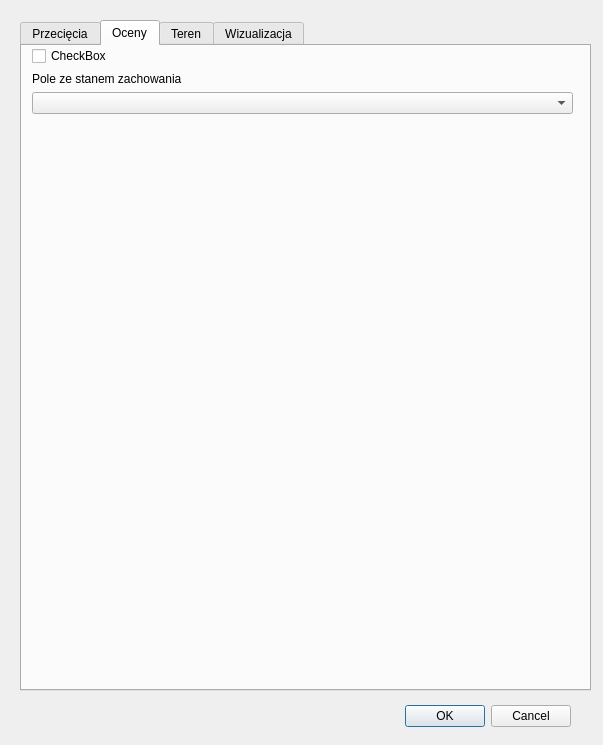
<?xml version="1.0" encoding="UTF-8"?>
<ui version="4.0">
 <class>OcenyDialogBase</class>
 <widget class="QDialog" name="OcenyDialogBase">
  <property name="geometry">
   <rect>
    <x>0</x>
    <y>0</y>
    <width>603</width>
    <height>745</height>
   </rect>
  </property>
  <property name="windowTitle">
   <string>Oceny</string>
  </property>
  <widget class="QTabWidget" name="tabWidget">
   <property name="enabled">
    <bool>true</bool>
   </property>
   <property name="geometry">
    <rect>
     <x>20</x>
     <y>20</y>
     <width>571</width>
     <height>671</height>
    </rect>
   </property>
   <property name="currentIndex">
    <number>1</number>
   </property>
   <widget class="QWidget" name="tab">
    <attribute name="title">
     <string>Przecięcia</string>
    </attribute>
    <widget class="QGroupBox" name="groupBox_2">
     <property name="geometry">
      <rect>
       <x>0</x>
       <y>130</y>
       <width>561</width>
       <height>411</height>
      </rect>
     </property>
     <property name="title">
      <string>Dane projektowe</string>
     </property>
     <widget class="QWidget" name="verticalLayoutWidget_2">
      <property name="geometry">
       <rect>
        <x>10</x>
        <y>20</y>
        <width>541</width>
        <height>381</height>
       </rect>
      </property>
      <layout class="QVBoxLayout" name="verticalLayout_2">
       <item>
        <widget class="QTabWidget" name="tabWidget_2">
         <property name="currentIndex">
          <number>0</number>
         </property>
         <widget class="QWidget" name="tab_3">
          <attribute name="title">
           <string>Pojedyncza warstwa</string>
          </attribute>
          <widget class="QgsMapLayerComboBox" name="km">
           <property name="geometry">
            <rect>
             <x>10</x>
             <y>150</y>
             <width>509</width>
             <height>26</height>
            </rect>
           </property>
          </widget>
          <widget class="QgsMapLayerComboBox" name="obszar">
           <property name="geometry">
            <rect>
             <x>10</x>
             <y>30</y>
             <width>509</width>
             <height>26</height>
            </rect>
           </property>
          </widget>
          <widget class="QCheckBox" name="checkBox_pas">
           <property name="geometry">
            <rect>
             <x>10</x>
             <y>3</y>
             <width>509</width>
             <height>20</height>
            </rect>
           </property>
           <property name="text">
            <string>Mam obszar inwestycji</string>
           </property>
           <property name="checked">
            <bool>true</bool>
           </property>
          </widget>
          <widget class="QCheckBox" name="checkBox_os">
           <property name="geometry">
            <rect>
             <x>10</x>
             <y>63</y>
             <width>509</width>
             <height>20</height>
            </rect>
           </property>
           <property name="text">
            <string>Mam oś inwestycji</string>
           </property>
           <property name="checked">
            <bool>true</bool>
           </property>
          </widget>
          <widget class="QCheckBox" name="checkBox_km">
           <property name="geometry">
            <rect>
             <x>10</x>
             <y>123</y>
             <width>509</width>
             <height>20</height>
            </rect>
           </property>
           <property name="text">
            <string>Mam kilometraż</string>
           </property>
           <property name="checked">
            <bool>true</bool>
           </property>
          </widget>
          <widget class="QgsMapLayerComboBox" name="os">
           <property name="geometry">
            <rect>
             <x>10</x>
             <y>90</y>
             <width>509</width>
             <height>26</height>
            </rect>
           </property>
          </widget>
          <widget class="QgsFieldComboBox" name="mFieldComboBox">
           <property name="geometry">
            <rect>
             <x>10</x>
             <y>180</y>
             <width>511</width>
             <height>27</height>
            </rect>
           </property>
          </widget>
          <widget class="QCheckBox" name="output_virt">
           <property name="geometry">
            <rect>
             <x>8</x>
             <y>320</y>
             <width>531</width>
             <height>20</height>
            </rect>
           </property>
           <property name="text">
            <string>Wynik jako warstwa wirtualna</string>
           </property>
          </widget>
          <widget class="QLabel" name="label_3">
           <property name="enabled">
            <bool>false</bool>
           </property>
           <property name="geometry">
            <rect>
             <x>10</x>
             <y>210</y>
             <width>461</width>
             <height>16</height>
            </rect>
           </property>
           <property name="text">
            <string>Kilometraż powinien być wyrażony w metrach</string>
           </property>
          </widget>
          <widget class="QCheckBox" name="checkBox_pole_dod">
           <property name="geometry">
            <rect>
             <x>10</x>
             <y>230</y>
             <width>509</width>
             <height>20</height>
            </rect>
           </property>
           <property name="text">
            <string>Dopisz wartość atrybutu z warstwy</string>
           </property>
           <property name="checked">
            <bool>false</bool>
           </property>
          </widget>
          <widget class="QgsFieldComboBox" name="pole_do_dopisania">
           <property name="enabled">
            <bool>false</bool>
           </property>
           <property name="geometry">
            <rect>
             <x>10</x>
             <y>287</y>
             <width>511</width>
             <height>27</height>
            </rect>
           </property>
          </widget>
          <widget class="QgsMapLayerComboBox" name="warstwa_do_dopisania">
           <property name="enabled">
            <bool>false</bool>
           </property>
           <property name="geometry">
            <rect>
             <x>10</x>
             <y>257</y>
             <width>509</width>
             <height>26</height>
            </rect>
           </property>
          </widget>
         </widget>
         <widget class="QWidget" name="tab_4">
          <attribute name="title">
           <string>Wiele warstw z folderu</string>
          </attribute>
          <widget class="QGroupBox" name="groupBox_2_pas">
           <property name="enabled">
            <bool>false</bool>
           </property>
           <property name="geometry">
            <rect>
             <x>0</x>
             <y>50</y>
             <width>531</width>
             <height>61</height>
            </rect>
           </property>
           <property name="title">
            <string>Pliki z obszarami inwestycji</string>
           </property>
           <property name="checkable">
            <bool>true</bool>
           </property>
           <widget class="QWidget" name="verticalLayoutWidget_5">
            <property name="geometry">
             <rect>
              <x>10</x>
              <y>20</y>
              <width>511</width>
              <height>31</height>
             </rect>
            </property>
            <layout class="QVBoxLayout" name="verticalLayout_5">
             <item>
              <widget class="QgsFileWidget" name="pliki_list_pas">
               <property name="filter">
                <string>*shp</string>
               </property>
               <property name="storageMode">
                <enum>QgsFileWidget::GetMultipleFiles</enum>
               </property>
              </widget>
             </item>
            </layout>
           </widget>
          </widget>
          <widget class="QCheckBox" name="checkFolder_2">
           <property name="enabled">
            <bool>true</bool>
           </property>
           <property name="geometry">
            <rect>
             <x>8</x>
             <y>10</y>
             <width>501</width>
             <height>20</height>
            </rect>
           </property>
           <property name="text">
            <string>Chcę wczytać warstwy z folderu</string>
           </property>
          </widget>
          <widget class="QGroupBox" name="groupBox_2_os">
           <property name="enabled">
            <bool>false</bool>
           </property>
           <property name="geometry">
            <rect>
             <x>0</x>
             <y>120</y>
             <width>531</width>
             <height>61</height>
            </rect>
           </property>
           <property name="title">
            <string>Pliki z osiami inwestycji</string>
           </property>
           <property name="checkable">
            <bool>true</bool>
           </property>
           <widget class="QWidget" name="verticalLayoutWidget_7">
            <property name="geometry">
             <rect>
              <x>10</x>
              <y>20</y>
              <width>511</width>
              <height>31</height>
             </rect>
            </property>
            <layout class="QVBoxLayout" name="verticalLayout_7">
             <item>
              <widget class="QgsFileWidget" name="pliki_list_os">
               <property name="filter">
                <string>*shp</string>
               </property>
               <property name="storageMode">
                <enum>QgsFileWidget::GetMultipleFiles</enum>
               </property>
              </widget>
             </item>
            </layout>
           </widget>
          </widget>
          <widget class="QGroupBox" name="groupBox_2_km">
           <property name="enabled">
            <bool>false</bool>
           </property>
           <property name="geometry">
            <rect>
             <x>0</x>
             <y>190</y>
             <width>531</width>
             <height>61</height>
            </rect>
           </property>
           <property name="title">
            <string>Pliki z kilometrażami inwestycji</string>
           </property>
           <property name="checkable">
            <bool>true</bool>
           </property>
           <widget class="QWidget" name="verticalLayoutWidget_6">
            <property name="geometry">
             <rect>
              <x>10</x>
              <y>20</y>
              <width>511</width>
              <height>31</height>
             </rect>
            </property>
            <layout class="QVBoxLayout" name="verticalLayout_6">
             <item>
              <widget class="QgsFileWidget" name="pliki_list_km">
               <property name="filter">
                <string>*shp</string>
               </property>
               <property name="storageMode">
                <enum>QgsFileWidget::GetMultipleFiles</enum>
               </property>
              </widget>
             </item>
            </layout>
           </widget>
          </widget>
          <widget class="QLabel" name="label">
           <property name="enabled">
            <bool>false</bool>
           </property>
           <property name="geometry">
            <rect>
             <x>20</x>
             <y>250</y>
             <width>461</width>
             <height>16</height>
            </rect>
           </property>
           <property name="text">
            <string>Kilometraż powinien być w drugiej kolumnie jako wartość wyrażona w metrach</string>
           </property>
          </widget>
          <widget class="QLabel" name="label_2">
           <property name="enabled">
            <bool>false</bool>
           </property>
           <property name="geometry">
            <rect>
             <x>20</x>
             <y>270</y>
             <width>521</width>
             <height>20</height>
            </rect>
           </property>
           <property name="text">
            <string>Każda warstwa inwestycji powinna rozpoczynać się w sposób &quot;oznaczeniewariantu_&quot;</string>
           </property>
          </widget>
          <widget class="QCheckBox" name="add_wariant_layer">
           <property name="geometry">
            <rect>
             <x>20</x>
             <y>300</y>
             <width>501</width>
             <height>21</height>
            </rect>
           </property>
           <property name="text">
            <string>Dodaj do projektu osobne warstwy dla każdego wariantu</string>
           </property>
          </widget>
         </widget>
        </widget>
       </item>
      </layout>
     </widget>
    </widget>
    <widget class="QGroupBox" name="groupBox">
     <property name="geometry">
      <rect>
       <x>0</x>
       <y>10</y>
       <width>561</width>
       <height>121</height>
      </rect>
     </property>
     <property name="title">
      <string>Warstwa albo pliki z wynikami inwentaryzacji lub innymi danymi</string>
     </property>
     <property name="checkable">
      <bool>false</bool>
     </property>
     <widget class="QWidget" name="verticalLayoutWidget">
      <property name="geometry">
       <rect>
        <x>10</x>
        <y>20</y>
        <width>541</width>
        <height>93</height>
       </rect>
      </property>
      <layout class="QVBoxLayout" name="verticalLayout">
       <item>
        <widget class="QgsMapLayerComboBox" name="layer_proj"/>
       </item>
       <item>
        <spacer name="verticalSpacer">
         <property name="orientation">
          <enum>Qt::Vertical</enum>
         </property>
         <property name="sizeHint" stdset="0">
          <size>
           <width>20</width>
           <height>40</height>
          </size>
         </property>
        </spacer>
       </item>
       <item>
        <widget class="QCheckBox" name="checkFolder">
         <property name="enabled">
          <bool>true</bool>
         </property>
         <property name="text">
          <string>Chcę wczytać warstwy z folderu</string>
         </property>
        </widget>
       </item>
       <item>
        <widget class="QgsFileWidget" name="pliki_list">
         <property name="enabled">
          <bool>false</bool>
         </property>
         <property name="filter">
          <string>*shp</string>
         </property>
         <property name="storageMode">
          <enum>QgsFileWidget::GetMultipleFiles</enum>
         </property>
        </widget>
       </item>
      </layout>
     </widget>
    </widget>
    <widget class="QGroupBox" name="groupBox_4">
     <property name="geometry">
      <rect>
       <x>0</x>
       <y>550</y>
       <width>561</width>
       <height>101</height>
      </rect>
     </property>
     <property name="title">
      <string>Lokalizacja folderu z wynikami</string>
     </property>
     <widget class="QWidget" name="verticalLayoutWidget_3">
      <property name="geometry">
       <rect>
        <x>10</x>
        <y>20</y>
        <width>541</width>
        <height>61</height>
       </rect>
      </property>
      <layout class="QVBoxLayout" name="verticalLayout_3">
       <item>
        <widget class="QgsFileWidget" name="output_path">
         <property name="fileWidgetButtonVisible">
          <bool>true</bool>
         </property>
         <property name="fullUrl">
          <bool>false</bool>
         </property>
         <property name="dialogTitle">
          <string>Lokalizacja pliku wynikowego</string>
         </property>
         <property name="filter">
          <string>*.shp</string>
         </property>
         <property name="storageMode">
          <enum>QgsFileWidget::GetDirectory</enum>
         </property>
        </widget>
       </item>
      </layout>
     </widget>
    </widget>
   </widget>
   <widget class="QWidget" name="tab_5">
    <attribute name="title">
     <string>Oceny</string>
    </attribute>
    <widget class="QWidget" name="verticalLayoutWidget_8">
     <property name="geometry">
      <rect>
       <x>10</x>
       <y>0</y>
       <width>541</width>
       <height>131</height>
      </rect>
     </property>
     <layout class="QVBoxLayout" name="verticalLayout_8">
      <item>
       <widget class="QCheckBox" name="checkBox_oceny">
        <property name="text">
         <string>CheckBox</string>
        </property>
       </widget>
      </item>
      <item>
       <widget class="QLabel" name="label_9">
        <property name="text">
         <string>Pole ze stanem zachowania</string>
        </property>
       </widget>
      </item>
      <item>
       <widget class="QgsFieldComboBox" name="mFieldComboBox_StanZach"/>
      </item>
      <item>
       <spacer name="verticalSpacer_2">
        <property name="orientation">
         <enum>Qt::Vertical</enum>
        </property>
        <property name="sizeHint" stdset="0">
         <size>
          <width>20</width>
          <height>40</height>
         </size>
        </property>
       </spacer>
      </item>
     </layout>
    </widget>
   </widget>
   <widget class="QWidget" name="tab_2">
    <property name="enabled">
     <bool>true</bool>
    </property>
    <attribute name="title">
     <string>Teren</string>
    </attribute>
    <widget class="QGroupBox" name="checkbox_analiza_terenu">
     <property name="enabled">
      <bool>true</bool>
     </property>
     <property name="geometry">
      <rect>
       <x>0</x>
       <y>70</y>
       <width>531</width>
       <height>401</height>
      </rect>
     </property>
     <property name="title">
      <string>Charakterystyka terenu</string>
     </property>
     <property name="checkable">
      <bool>true</bool>
     </property>
     <property name="checked">
      <bool>false</bool>
     </property>
     <widget class="QWidget" name="verticalLayoutWidget_4">
      <property name="geometry">
       <rect>
        <x>10</x>
        <y>20</y>
        <width>511</width>
        <height>361</height>
       </rect>
      </property>
      <layout class="QVBoxLayout" name="verticalLayout_4">
       <item>
        <widget class="QLabel" name="label_4">
         <property name="text">
          <string>Lasy</string>
         </property>
        </widget>
       </item>
       <item>
        <widget class="QgsMapLayerComboBox" name="lasy"/>
       </item>
       <item>
        <widget class="QLabel" name="label_5">
         <property name="text">
          <string>Jeziora</string>
         </property>
        </widget>
       </item>
       <item>
        <widget class="QgsMapLayerComboBox" name="jeziora"/>
       </item>
       <item>
        <widget class="QLabel" name="label_6">
         <property name="text">
          <string>Rzeki</string>
         </property>
        </widget>
       </item>
       <item>
        <widget class="QgsMapLayerComboBox" name="rzeki"/>
       </item>
       <item>
        <widget class="QLabel" name="label_7">
         <property name="text">
          <string>Szuwary</string>
         </property>
        </widget>
       </item>
       <item>
        <widget class="QgsMapLayerComboBox" name="szuwar"/>
       </item>
       <item>
        <widget class="QLabel" name="label_8">
         <property name="text">
          <string>Rzeki</string>
         </property>
        </widget>
       </item>
       <item>
        <widget class="QgsMapLayerComboBox" name="km_4"/>
       </item>
      </layout>
     </widget>
    </widget>
    <widget class="QgsMapLayerComboBox" name="zakres">
     <property name="geometry">
      <rect>
       <x>10</x>
       <y>30</y>
       <width>509</width>
       <height>22</height>
      </rect>
     </property>
    </widget>
   </widget>
   <widget class="QWidget" name="style">
    <attribute name="title">
     <string>Wizualizacja</string>
    </attribute>
    <widget class="QGroupBox" name="checkbox_styl">
     <property name="enabled">
      <bool>true</bool>
     </property>
     <property name="geometry">
      <rect>
       <x>0</x>
       <y>10</y>
       <width>531</width>
       <height>451</height>
      </rect>
     </property>
     <property name="title">
      <string>Wczytaj styl warstwy z odległościami od inwestycji</string>
     </property>
     <property name="checkable">
      <bool>true</bool>
     </property>
     <property name="checked">
      <bool>false</bool>
     </property>
     <widget class="QWidget" name="verticalLayoutWidget_9">
      <property name="geometry">
       <rect>
        <x>10</x>
        <y>20</y>
        <width>511</width>
        <height>361</height>
       </rect>
      </property>
      <layout class="QVBoxLayout" name="verticalLayout_9">
       <item>
        <widget class="QComboBox" name="WarstwaLiniiStylu">
         <item>
          <property name="text">
           <string>kilometraż</string>
          </property>
         </item>
         <item>
          <property name="text">
           <string>pas</string>
          </property>
         </item>
        </widget>
       </item>
       <item>
        <widget class="QPushButton" name="buttonUsunStyl">
         <property name="text">
          <string>Usuń styl</string>
         </property>
        </widget>
       </item>
       <item>
        <spacer name="verticalSpacer_3">
         <property name="orientation">
          <enum>Qt::Vertical</enum>
         </property>
         <property name="sizeHint" stdset="0">
          <size>
           <width>20</width>
           <height>40</height>
          </size>
         </property>
        </spacer>
       </item>
      </layout>
     </widget>
    </widget>
   </widget>
  </widget>
  <widget class="QDialogButtonBox" name="button_box">
   <property name="geometry">
    <rect>
     <x>230</x>
     <y>700</y>
     <width>341</width>
     <height>32</height>
    </rect>
   </property>
   <property name="orientation">
    <enum>Qt::Horizontal</enum>
   </property>
   <property name="standardButtons">
    <set>QDialogButtonBox::Cancel|QDialogButtonBox::Ok</set>
   </property>
  </widget>
 </widget>
 <customwidgets>
  <customwidget>
   <class>QgsFieldComboBox</class>
   <extends>QComboBox</extends>
   <header>qgsfieldcombobox.h</header>
  </customwidget>
  <customwidget>
   <class>QgsFileWidget</class>
   <extends>QWidget</extends>
   <header>qgsfilewidget.h</header>
  </customwidget>
  <customwidget>
   <class>QgsMapLayerComboBox</class>
   <extends>QComboBox</extends>
   <header>qgsmaplayercombobox.h</header>
  </customwidget>
 </customwidgets>
 <resources/>
 <connections>
  <connection>
   <sender>button_box</sender>
   <signal>accepted()</signal>
   <receiver>OcenyDialogBase</receiver>
   <slot>accept()</slot>
   <hints>
    <hint type="sourcelabel">
     <x>234</x>
     <y>700</y>
    </hint>
    <hint type="destinationlabel">
     <x>20</x>
     <y>20</y>
    </hint>
   </hints>
  </connection>
  <connection>
   <sender>button_box</sender>
   <signal>rejected()</signal>
   <receiver>OcenyDialogBase</receiver>
   <slot>reject()</slot>
   <hints>
    <hint type="sourcelabel">
     <x>234</x>
     <y>700</y>
    </hint>
    <hint type="destinationlabel">
     <x>20</x>
     <y>20</y>
    </hint>
   </hints>
  </connection>
  <connection>
   <sender>checkFolder_2</sender>
   <signal>toggled(bool)</signal>
   <receiver>groupBox_2_pas</receiver>
   <slot>setEnabled(bool)</slot>
   <hints>
    <hint type="sourcelabel">
     <x>217</x>
     <y>250</y>
    </hint>
    <hint type="destinationlabel">
     <x>45</x>
     <y>300</y>
    </hint>
   </hints>
  </connection>
  <connection>
   <sender>checkBox_pas</sender>
   <signal>toggled(bool)</signal>
   <receiver>obszar</receiver>
   <slot>setEnabled(bool)</slot>
   <hints>
    <hint type="sourcelabel">
     <x>271</x>
     <y>243</y>
    </hint>
    <hint type="destinationlabel">
     <x>301</x>
     <y>274</y>
    </hint>
   </hints>
  </connection>
  <connection>
   <sender>checkBox_km</sender>
   <signal>toggled(bool)</signal>
   <receiver>mFieldComboBox</receiver>
   <slot>setEnabled(bool)</slot>
   <hints>
    <hint type="sourcelabel">
     <x>107</x>
     <y>363</y>
    </hint>
    <hint type="destinationlabel">
     <x>93</x>
     <y>427</y>
    </hint>
   </hints>
  </connection>
  <connection>
   <sender>checkBox_km</sender>
   <signal>toggled(bool)</signal>
   <receiver>km</receiver>
   <slot>setEnabled(bool)</slot>
   <hints>
    <hint type="sourcelabel">
     <x>137</x>
     <y>363</y>
    </hint>
    <hint type="destinationlabel">
     <x>147</x>
     <y>393</y>
    </hint>
   </hints>
  </connection>
  <connection>
   <sender>checkFolder_2</sender>
   <signal>toggled(bool)</signal>
   <receiver>groupBox_2_km</receiver>
   <slot>setEnabled(bool)</slot>
   <hints>
    <hint type="sourcelabel">
     <x>166</x>
     <y>250</y>
    </hint>
    <hint type="destinationlabel">
     <x>59</x>
     <y>438</y>
    </hint>
   </hints>
  </connection>
  <connection>
   <sender>output_virt</sender>
   <signal>toggled(bool)</signal>
   <receiver>output_path</receiver>
   <slot>setDisabled(bool)</slot>
   <hints>
    <hint type="sourcelabel">
     <x>114</x>
     <y>560</y>
    </hint>
    <hint type="destinationlabel">
     <x>88</x>
     <y>651</y>
    </hint>
   </hints>
  </connection>
  <connection>
   <sender>km</sender>
   <signal>layerChanged(QgsMapLayer*)</signal>
   <receiver>mFieldComboBox</receiver>
   <slot>setLayer(QgsMapLayer*)</slot>
   <hints>
    <hint type="sourcelabel">
     <x>79</x>
     <y>396</y>
    </hint>
    <hint type="destinationlabel">
     <x>70</x>
     <y>427</y>
    </hint>
   </hints>
  </connection>
  <connection>
   <sender>checkBox_os</sender>
   <signal>toggled(bool)</signal>
   <receiver>os</receiver>
   <slot>setEnabled(bool)</slot>
   <hints>
    <hint type="sourcelabel">
     <x>158</x>
     <y>303</y>
    </hint>
    <hint type="destinationlabel">
     <x>197</x>
     <y>336</y>
    </hint>
   </hints>
  </connection>
  <connection>
   <sender>checkFolder</sender>
   <signal>toggled(bool)</signal>
   <receiver>layer_proj</receiver>
   <slot>setDisabled(bool)</slot>
   <hints>
    <hint type="sourcelabel">
     <x>46</x>
     <y>133</y>
    </hint>
    <hint type="destinationlabel">
     <x>47</x>
     <y>83</y>
    </hint>
   </hints>
  </connection>
  <connection>
   <sender>checkFolder</sender>
   <signal>toggled(bool)</signal>
   <receiver>pliki_list</receiver>
   <slot>setEnabled(bool)</slot>
   <hints>
    <hint type="sourcelabel">
     <x>85</x>
     <y>133</y>
    </hint>
    <hint type="destinationlabel">
     <x>74</x>
     <y>164</y>
    </hint>
   </hints>
  </connection>
  <connection>
   <sender>checkFolder_2</sender>
   <signal>toggled(bool)</signal>
   <receiver>add_wariant_layer</receiver>
   <slot>setEnabled(bool)</slot>
   <hints>
    <hint type="sourcelabel">
     <x>139</x>
     <y>250</y>
    </hint>
    <hint type="destinationlabel">
     <x>118</x>
     <y>541</y>
    </hint>
   </hints>
  </connection>
  <connection>
   <sender>checkFolder_2</sender>
   <signal>toggled(bool)</signal>
   <receiver>groupBox_2_os</receiver>
   <slot>setEnabled(bool)</slot>
   <hints>
    <hint type="sourcelabel">
     <x>139</x>
     <y>250</y>
    </hint>
    <hint type="destinationlabel">
     <x>38</x>
     <y>397</y>
    </hint>
   </hints>
  </connection>
  <connection>
   <sender>checkbox_styl</sender>
   <signal>toggled(bool)</signal>
   <receiver>groupBox</receiver>
   <slot>setDisabled(bool)</slot>
   <hints>
    <hint type="sourcelabel">
     <x>40</x>
     <y>58</y>
    </hint>
    <hint type="destinationlabel">
     <x>302</x>
     <y>120</y>
    </hint>
   </hints>
  </connection>
  <connection>
   <sender>checkBox_pole_dod</sender>
   <signal>toggled(bool)</signal>
   <receiver>warstwa_do_dopisania</receiver>
   <slot>setEnabled(bool)</slot>
   <hints>
    <hint type="sourcelabel">
     <x>158</x>
     <y>461</y>
    </hint>
    <hint type="destinationlabel">
     <x>274</x>
     <y>496</y>
    </hint>
   </hints>
  </connection>
  <connection>
   <sender>checkBox_pole_dod</sender>
   <signal>toggled(bool)</signal>
   <receiver>pole_do_dopisania</receiver>
   <slot>setEnabled(bool)</slot>
   <hints>
    <hint type="sourcelabel">
     <x>119</x>
     <y>464</y>
    </hint>
    <hint type="destinationlabel">
     <x>321</x>
     <y>524</y>
    </hint>
   </hints>
  </connection>
  <connection>
   <sender>warstwa_do_dopisania</sender>
   <signal>layerChanged(QgsMapLayer*)</signal>
   <receiver>pole_do_dopisania</receiver>
   <slot>setLayer(QgsMapLayer*)</slot>
   <hints>
    <hint type="sourcelabel">
     <x>430</x>
     <y>501</y>
    </hint>
    <hint type="destinationlabel">
     <x>493</x>
     <y>526</y>
    </hint>
   </hints>
  </connection>
 </connections>
</ui>
